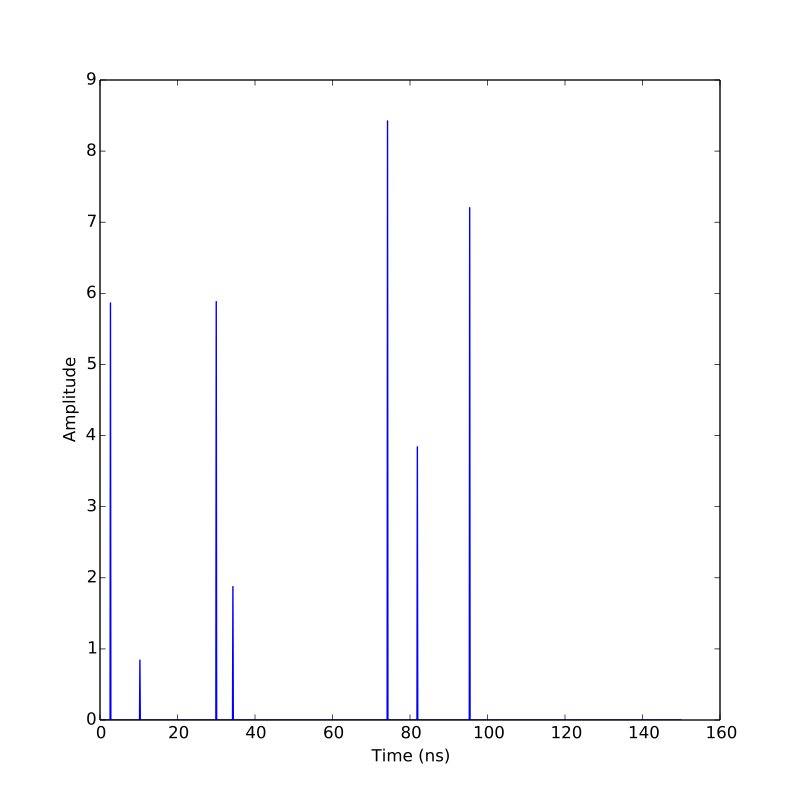

The Python source for this figure:
from pylayers.signal.bsignal import *
import numpy as np
alphak = 10*np.random.rand(7)
tauk = 100*np.random.rand(7)
tau = np.arange(0,150,0.1)
y = np.zeros(len(tau))
CIR = TUsignal(tau,y)
CIR.aggcir(alphak,tauk)
CIR.plot(typ='v')
